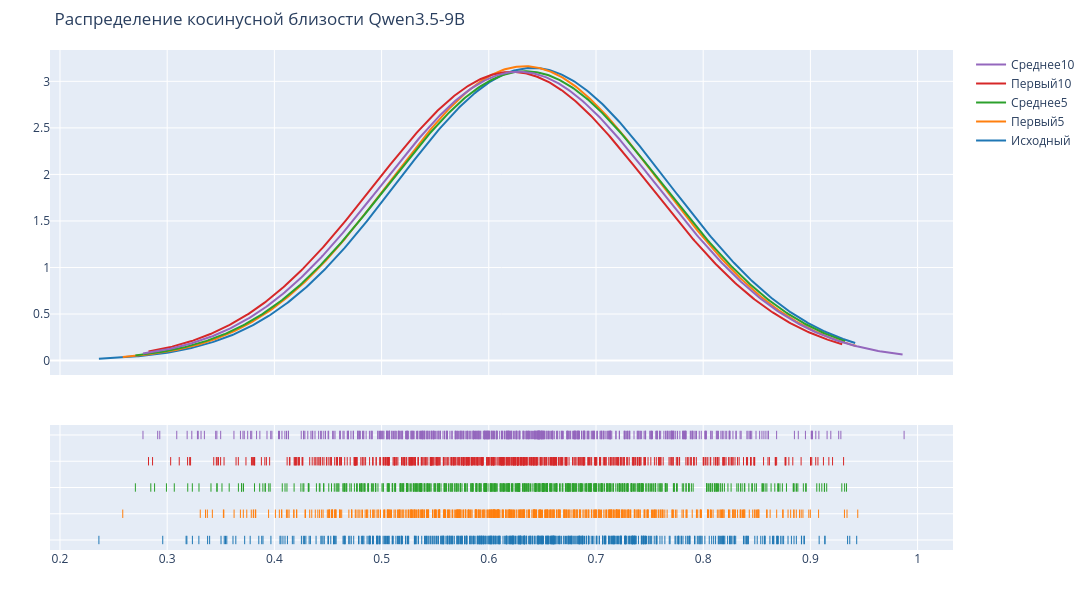

Write notebook code for a chart like this one.
### Markdown cell above
- in_perturb_0 - first - perturb5
- in_perturb_1 - mean - perturb5
- in_perturb_2 - first - perturb10
- in_perturb_3 - mean - perturb10

### Code cell
group_labels = ['Исходный', 'Первый5', 'Среднее5', 'Первый10', 'Среднее10']

# Create distplot with curve_type set to 'normal'
fig = ff.create_distplot(
    [
        base["similarity"],
        perturb_0["similarity"],
        perturb_1["similarity"],
        perturb_2["similarity"],
        perturb_3["similarity"],
    ], group_labels, 
    bin_size=.01,
    curve_type='normal', # override default 'kde'
    show_hist=False,
    rug_text=[
        base.index,
        perturb_0.index,
        perturb_1.index,
        perturb_2.index,
        perturb_3.index,
    ]
)

# Add title
fig.update_layout(title_text='Распределение косинусной близости Qwen3.5-9B')
# 3. Настраиваем ширину, высоту и другие параметры макета
fig.update_layout(
    width=1200,   # Ширина в пикселях
    height=600,  # Высота в пикселях
    margin=dict(l=50, r=50, t=50, b=50) # Отступы от краев (опционально)
)
fig.show()

### Figure 1 — Plotly figure (JSON) as saved in the notebook; plotly's stock layout.template omitted (floating-point values rounded to 4 significant figures; data arrays with more than 128 entries replaced by an {"elided": "..."} marker saying what was removed)
{"data": [{"legendgroup": "Исходный", "marker": {"color": "rgb(31, 119, 180)"}, "mode": "lines", "name": "Исходный", "showlegend": true, "type": "scatter", "x": {"elided": "500 float values"}, "xaxis": "x", "y": {"elided": "500 float values"}, "yaxis": "y"}, {"legendgroup": "Первый5", "marker": {"color": "rgb(255, 127, 14)"}, "mode": "lines", "name": "Первый5", "showlegend": true, "type": "scatter", "x": {"elided": "500 float values"}, "xaxis": "x", "y": {"elided": "500 float values"}, "yaxis": "y"}, {"legendgroup": "Среднее5", "marker": {"color": "rgb(44, 160, 44)"}, "mode": "lines", "name": "Среднее5", "showlegend": true, "type": "scatter", "x": {"elided": "500 float values"}, "xaxis": "x", "y": {"elided": "500 float values"}, "yaxis": "y"}, {"legendgroup": "Первый10", "marker": {"color": "rgb(214, 39, 40)"}, "mode": "lines", "name": "Первый10", "showlegend": true, "type": "scatter", "x": {"elided": "500 float values"}, "xaxis": "x", "y": {"elided": "500 float values"}, "yaxis": "y"}, {"legendgroup": "Среднее10", "marker": {"color": "rgb(148, 103, 189)"}, "mode": "lines", "name": "Среднее10", "showlegend": true, "type": "scatter", "x": {"elided": "500 float values"}, "xaxis": "x", "y": {"elided": "500 float values"}, "yaxis": "y"}, {"legendgroup": "Исходный", "marker": {"color": "rgb(31, 119, 180)", "symbol": "line-ns-open"}, "mode": "markers", "name": "Исходный", "showlegend": false, "text": {"elided": "549 float values"}, "type": "scatter", "x": {"elided": "549 float values"}, "xaxis": "x", "y": {"elided": "549 str values"}, "yaxis": "y2"}, {"legendgroup": "Первый5", "marker": {"color": "rgb(255, 127, 14)", "symbol": "line-ns-open"}, "mode": "markers", "name": "Первый5", "showlegend": false, "text": {"elided": "549 float values"}, "type": "scatter", "x": {"elided": "549 float values"}, "xaxis": "x", "y": {"elided": "549 str values"}, "yaxis": "y2"}, {"legendgroup": "Среднее5", "marker": {"color": "rgb(44, 160, 44)", "symbol": "line-ns-open"}, "mode": "markers", "name": "Среднее5", "showlegend": false, "text": {"elided": "549 float values"}, "type": "scatter", "x": {"elided": "549 float values"}, "xaxis": "x", "y": {"elided": "549 str values"}, "yaxis": "y2"}, {"legendgroup": "Первый10", "marker": {"color": "rgb(214, 39, 40)", "symbol": "line-ns-open"}, "mode": "markers", "name": "Первый10", "showlegend": false, "text": {"elided": "549 float values"}, "type": "scatter", "x": {"elided": "549 float values"}, "xaxis": "x", "y": {"elided": "549 str values"}, "yaxis": "y2"}, {"legendgroup": "Среднее10", "marker": {"color": "rgb(148, 103, 189)", "symbol": "line-ns-open"}, "mode": "markers", "name": "Среднее10", "showlegend": false, "text": {"elided": "549 float values"}, "type": "scatter", "x": {"elided": "549 float values"}, "xaxis": "x", "y": {"elided": "549 str values"}, "yaxis": "y2"}], "layout": {"barmode": "overlay", "height": 600, "hovermode": "closest", "legend": {"traceorder": "reversed"}, "margin": {"b": 50, "l": 50, "r": 50, "t": 50}, "title": {"text": "Распределение косинусной близости Qwen3.5-9B"}, "width": 1200, "xaxis": {"anchor": "y2", "domain": [0, 1], "zeroline": false}, "yaxis": {"anchor": "free", "domain": [0.35, 1], "position": 0}, "yaxis2": {"anchor": "x", "domain": [0, 0.25], "dtick": 1, "showticklabels": false}}}
